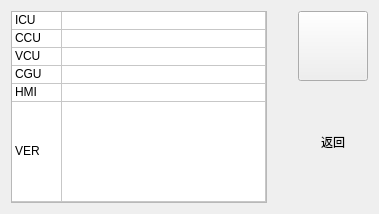
       <widget class="QWidget" name="controlEditionPage">
        <layout class="QGridLayout" name="gridLayout_2">
         <item row="0" column="0">
          <widget class="QTableWidget" name="editionTable">
           <property name="editTriggers">
            <set>QAbstractItemView::NoEditTriggers</set>
           </property>
           <property name="dragDropOverwriteMode">
            <bool>false</bool>
           </property>
           <property name="selectionMode">
            <enum>QAbstractItemView::NoSelection</enum>
           </property>
           <property name="selectionBehavior">
            <enum>QAbstractItemView::SelectRows</enum>
           </property>
           <property name="textElideMode">
            <enum>Qt::ElideNone</enum>
           </property>
           <attribute name="horizontalHeaderVisible">
            <bool>false</bool>
           </attribute>
           <attribute name="horizontalHeaderDefaultSectionSize">
            <number>50</number>
           </attribute>
           <attribute name="horizontalHeaderStretchLastSection">
            <bool>true</bool>
           </attribute>
           <attribute name="verticalHeaderVisible">
            <bool>false</bool>
           </attribute>
           <attribute name="verticalHeaderDefaultSectionSize">
            <number>17</number>
           </attribute>
           <attribute name="verticalHeaderMinimumSectionSize">
            <number>17</number>
           </attribute>
           <attribute name="verticalHeaderStretchLastSection">
            <bool>true</bool>
           </attribute>
           <row>
            <property name="text">
             <string>新建行</string>
            </property>
           </row>
           <row>
            <property name="text">
             <string>新建行</string>
            </property>
           </row>
           <row>
            <property name="text">
             <string>新建行</string>
            </property>
           </row>
           <row>
            <property name="text">
             <string>新建行</string>
            </property>
           </row>
           <row>
            <property name="text">
             <string>新建行</string>
            </property>
           </row>
           <row>
            <property name="text">
             <string>New Row</string>
            </property>
           </row>
           <column>
            <property name="text">
             <string>新建列</string>
            </property>
           </column>
           <column>
            <property name="text">
             <string>新建列</string>
            </property>
           </column>
           <item row="0" column="0">
            <property name="text">
             <string>ICU</string>
            </property>
           </item>
           <item row="1" column="0">
            <property name="text">
             <string>CCU</string>
            </property>
           </item>
           <item row="2" column="0">
            <property name="text">
             <string>VCU</string>
            </property>
           </item>
           <item row="3" column="0">
            <property name="text">
             <string>CGU</string>
            </property>
           </item>
           <item row="4" column="0">
            <property name="text">
             <string>HMI</string>
            </property>
           </item>
           <item row="5" column="0">
            <property name="text">
             <string>VER</string>
            </property>
           </item>
          </widget>
         </item>
         <item row="0" column="1">
          <spacer name="horizontalSpacer_5">
           <property name="orientation">
            <enum>Qt::Horizontal</enum>
           </property>
           <property name="sizeHint" stdset="0">
            <size>
             <width>25</width>
             <height>20</height>
            </size>
           </property>
          </spacer>
         </item>
         <item row="0" column="2">
          <layout class="QVBoxLayout" name="verticalLayout_50">
           <property name="spacing">
            <number>0</number>
           </property>
           <item>
            <widget class="QPushButton" name="editionBackBtn">
             <property name="minimumSize">
              <size>
               <width>70</width>
               <height>70</height>
              </size>
             </property>
             <property name="maximumSize">
              <size>
               <width>70</width>
               <height>70</height>
              </size>
             </property>
             <property name="text">
              <string/>
             </property>
             <property name="autoRepeatDelay">
              <number>500</number>
             </property>
             <property name="autoRepeatInterval">
              <number>200</number>
             </property>
            </widget>
           </item>
           <item>
            <widget class="QLabel" name="editionBackBtnLabel">
             <property name="maximumSize">
              <size>
               <width>70</width>
               <height>16777215</height>
              </size>
             </property>
             <property name="text">
              <string>返回</string>
             </property>
             <property name="alignment">
              <set>Qt::AlignCenter</set>
             </property>
            </widget>
           </item>
          </layout>
         </item>
        </layout>
       </widget>
